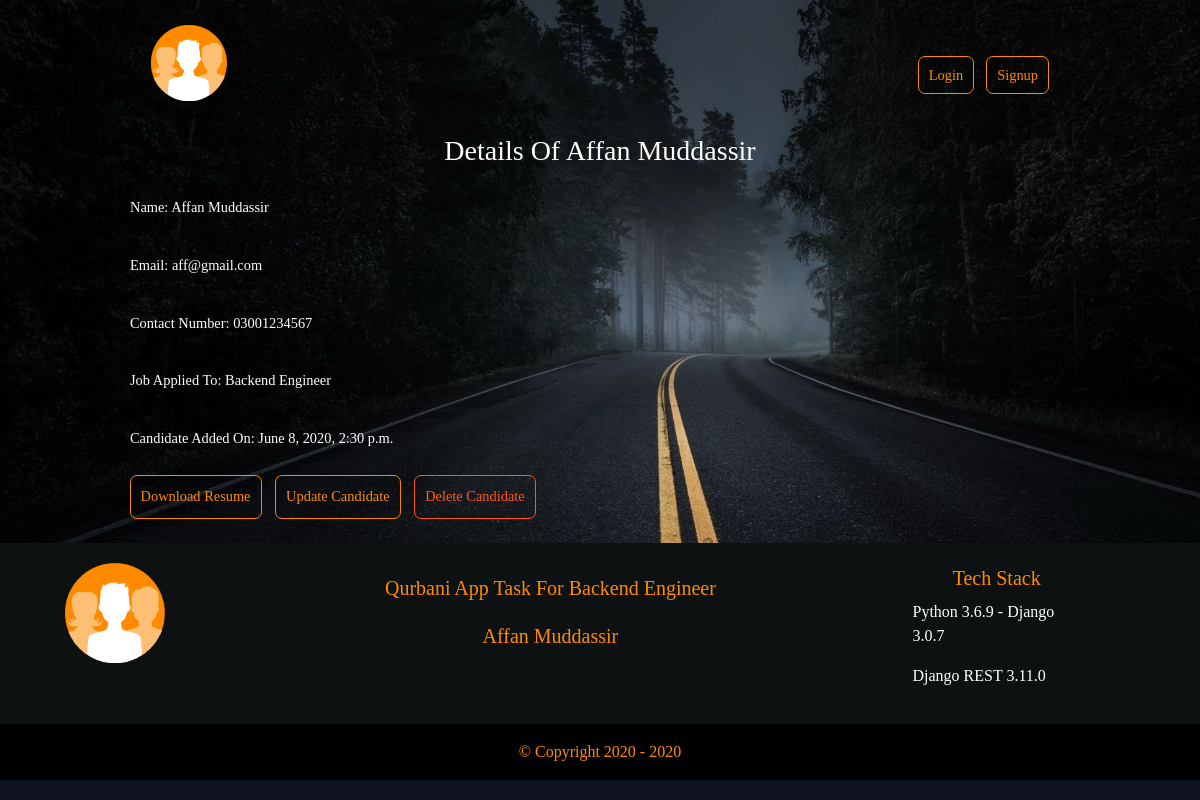
Screenshot of /candidates/1/ with the database file from the repository.
### candidates/models.py (models this page shows, shortened)
class CandidateModel(models.Model):
    JOBS = (
        ('Backend Engineer', 'Backend Engineer'),
        ('Frontend Engineer', 'Frontend Engineer'),
        ('Python Developer', 'Python Developer'),
        ('Business Analyst', 'Business Analyst'),
        ('ML Engineer', 'ML Engineer'),
        ('Data Engineer', 'Data Engineer'),
        ('Technical Recruiter', 'Technical Recruiter'),
    )
    name           = models.CharField(max_length=100)
    email          = models.EmailField()
    date           = models.DateTimeField(auto_now_add=True)
    contact        = models.CharField(max_length=13, blank=True)
    resume         = models.FileField(upload_to=rename_and_save, validators=[FileExtensionValidator(allowed_extensions=['pdf', 'docx'])], null=True)
    job_applied_to = models.CharField(max_length=100, choices=JOBS)

### candidates/views.py (the view)
# urls.py: path('<int:candId>/', views.candidate_detail_view, name='candidate-detail-view'),
def candidate_detail_view(request, candId):
    candidate = get_object_or_404(CandidateModel, id=candId)
    context = {
        'candidate': candidate
    }
    return render(request, 'candidates/candidate_detail.html', context)

### candidates/templates/candidates/candidate_detail.html
{% extends 'base.html' %}
{% block content %}
<div class="article-detail">
    <div class="article">
        <h3>Details Of {{ candidate.name }} </h3>
        <p>Name: {{ candidate.name }}</p>
        <p>Email: {{ candidate.email }}</p>
        <p>Contact Number: {{ candidate.contact }}</p>
        <p>Job Applied To: {{ candidate.job_applied_to }}</p>
        <p>Candidate Added On: {{ candidate.date }}</p>
        {% if candidate.resume %}
        <a href="{% url 'candidates:resume-download-view' candId=candidate.id %}">
            <button class="back-button update-candidate-btn">Download Resume</button>
        </a>
        {% else %}
        <p>Currently no Resume added. Click on Update Candidate Button to add Resume.</p>
        {% endif %}
        <a href="{% url 'candidates:candidate-update-view' candId=candidate.id %}">
            <button class="back-button update-candidate-btn">Update Candidate</button>
        </a>
        <a href="{% url 'candidates:candidate-delete-view' candId=candidate.id %}">
            <button class="errorlist-delete del-candidate-btn">Delete Candidate</button>
        </a>
    </div>
</div>
{% endblock %}

### assets/styles.css (style rules this page uses)
body { background-color: #0f121f; background-image: url(mojave.jpg); background-repeat: no-repeat; color: #fff; -webkit-background-size: cover; -moz-background-size: cover; -o-background-size: cover; background-size: cover; }
body * { font-family: Ubuntu; }
h1, h2, h3, h4, h5 { font-weight: normal; }
a, a:visited, a:hover { color: #fff; text-decoration: none; }
div.wrapper h1, h3, h4, h5 { text-align: center; margin: 20px auto; }
.article { padding: 10px; border: 1px solid #ff8a00; position: relative; padding-bottom: 10px; }
.article p { font-size: 0.9em; }
.article-detail .article { padding: 0; border: none; }
.article-detail .article p { text-align: left; padding: 10px; }
.errorlist-delete, .logout { border: 1px solid #ff5722; padding: 8px; border-radius: 7px; color: #ff5722; font-size: 0.9em; background: none; margin-left: 1%; margin-top: -7px; }
.del-candidate-btn { padding: 10px; }
.back-button { border: 1px solid #ff8a00; padding: 10px; border-radius: 7px; color: #ff8a00; font-size: 0.9em; background: none; }
.back-button.update-candidate-btn { margin-left: 1%; }

### rows the page displays
CandidateModel: name "Affan Muddassir", email "aff@gmail.com", contact "03001234567", job_applied_to "Backend Engineer", date "June 8, 2020, 2:30 p.m."
